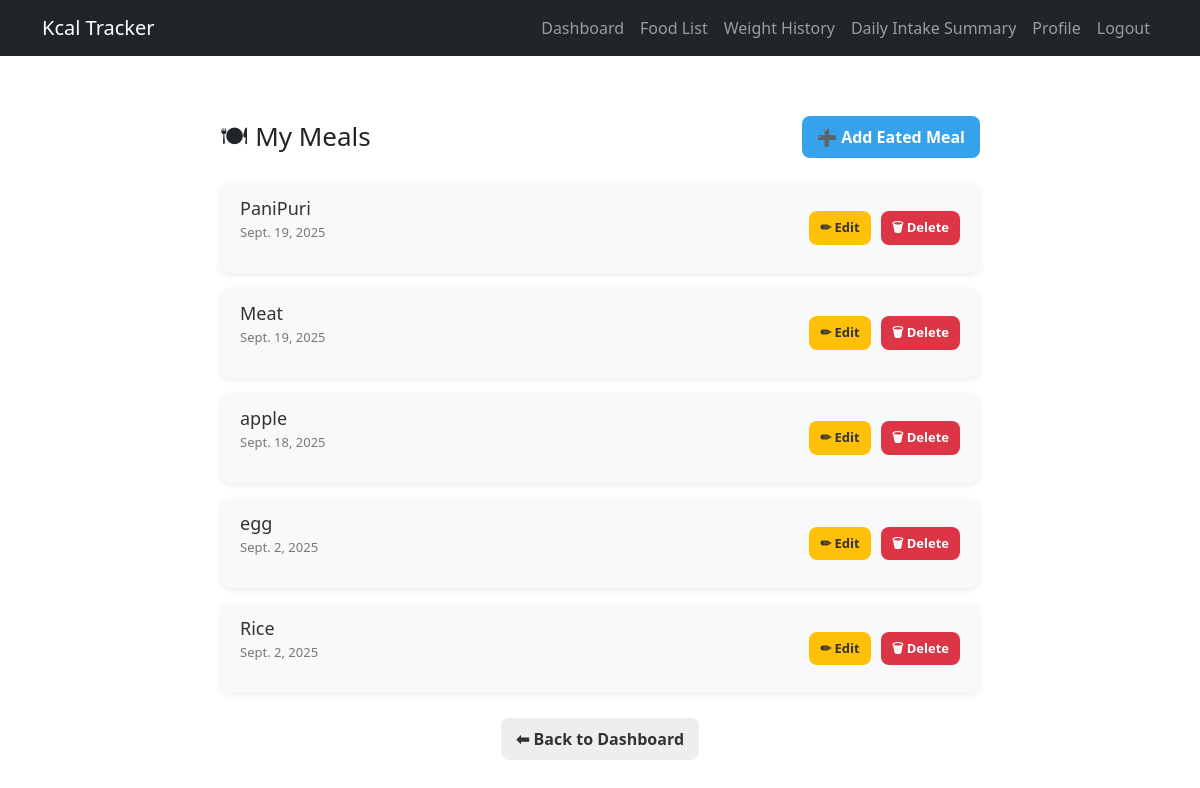
Screenshot of /tracker/meals/ (signed in) with the database file from the repository.
### tracker/models.py (models this page shows, shortened)
class MealEntry(models.Model):
    user = models.ForeignKey(User, on_delete=models.CASCADE)
    date = models.DateField(default=timezone.localdate)
    food = models.ForeignKey(Food, on_delete=models.CASCADE)
    servings = models.FloatField(default=1.0)  # relative to food.serving_size_g

class Food(models.Model):
    name = models.CharField(max_length=120, unique=True)
    serving_size_g = models.FloatField(default=100)
    kcal = models.FloatField()
    protein_g = models.FloatField(default=0)
    fat_g = models.FloatField(default=0)
    carbs_g = models.FloatField(default=0)

### tracker/views.py (the view)
# urls.py: path('meals/', views.meals_list, name='food_list'),
@login_required
def meals_list(request):
    meals_qs = MealEntry.objects.filter(user=request.user).order_by('-date', '-id')
    seen_foods = set()
    meals = []
    for meal in meals_qs:
        if meal.food.id not in seen_foods:
            meals.append(meal)
            seen_foods.add(meal.food.id)
    return render(request, 'meals_list.html', {'meals': meals})

### tracker/templates/meals_list.html (shortened to what this page needs)
{% extends "base.html" %}
{% block content %}
<div class="meals-container">
  <div class="header">
    <h2>🍽 My Meals</h2>
    <a href="{% url 'meal_create' %}" class="btn primary">➕ Add Eated Meal</a>
  </div>
  <div class="meal-list">
    {% for meal in meals %}
      <div class="meal-card">
        <div class="meal-info">
          <h4>{{ meal.food.name }}</h4>
          <p class="meal-date">{{ meal.date }}</p>
        </div>
        <div class="meal-actions">
          <a href="{% url 'meal_edit' meal.id %}" class="btn small edit">✏ Edit</a>
          <a href="{% url 'meal_delete' meal.id %}" class="btn small delete">🗑 Delete</a>
        </div>
      </div>
    {% empty %}
      <p class="empty-msg">No meals yet. Add one!</p>
    {% endfor %}
  </div>
  <div class="back-link">
    <a href="{% url 'dashboard' %}" class="btn secondary">⬅ Back to Dashboard</a>
  </div>
</div>
{% endblock %}

### tracker/templates/meals_list.html (style rules this page uses)
.meals-container { max-width: 800px; margin: 40px auto; padding: 20px; font-family: "Segoe UI", sans-serif; }
.header { display: flex; justify-content: space-between; align-items: center; margin-bottom: 25px; }
.header h2 { margin: 0; font-size: 26px; }
.meal-list { display: flex; flex-direction: column; gap: 15px; }
.meal-card { display: flex; justify-content: space-between; align-items: center; background: #f8f9fa; padding: 15px 20px; border-radius: 12px; box-shadow: 0 2px 6px rgba(0,0,0,0.08); }
.meal-info h4 { margin: 0; font-size: 18px; color: #333; }
.meal-date { font-size: 13px; color: #777; margin-top: 3px; }
.meal-actions { display: flex; gap: 10px; }
.btn { text-decoration: none; padding: 8px 14px; border-radius: 8px; font-weight: 600; transition: 0.3s; }
.btn.primary { background: #36A2EB; color: #fff; }
.btn.secondary { background: #eee; color: #333; }
.btn.small { font-size: 13px; padding: 6px 10px; }
.btn.edit { background: #ffc107; color: #333; }
.btn.delete { background: #dc3545; color: #fff; }
.back-link { margin-top: 25px; text-align: center; }

### rows the page displays
MealEntry: food.name "PaniPuri", date "Sept. 19, 2025"
MealEntry: food.name "Meat", date "Sept. 19, 2025"
MealEntry: food.name "apple", date "Sept. 18, 2025"
MealEntry: food.name "egg", date "Sept. 2, 2025"
MealEntry: food.name "Rice", date "Sept. 2, 2025"
